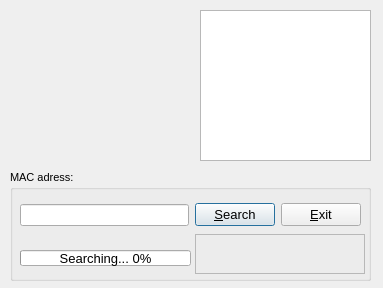
<?xml version="1.0" encoding="UTF-8"?>
<ui version="4.0">
 <class>MyDialogWindow</class>
 <widget class="QDialog" name="MyDialogWindow">
  <property name="geometry">
   <rect>
    <x>0</x>
    <y>0</y>
    <width>383</width>
    <height>288</height>
   </rect>
  </property>
  <property name="minimumSize">
   <size>
    <width>383</width>
    <height>288</height>
   </size>
  </property>
  <property name="maximumSize">
   <size>
    <width>383</width>
    <height>288</height>
   </size>
  </property>
  <property name="font">
   <font>
    <family>Segoe UI</family>
    <pointsize>10</pointsize>
   </font>
  </property>
  <property name="windowTitle">
   <string>Dialog</string>
  </property>
  <property name="windowIcon">
   <iconset resource="data.qrc">
    <normaloff>:/MacLookUp.png</normaloff>:/MacLookUp.png</iconset>
  </property>
  <property name="styleSheet">
   <string notr="true">background-image: url(:/Background.png);</string>
  </property>
  <widget class="QGroupBox" name="groupBox">
   <property name="geometry">
    <rect>
     <x>10</x>
     <y>170</y>
     <width>361</width>
     <height>111</height>
    </rect>
   </property>
   <property name="font">
    <font>
     <family>Segoe UI</family>
     <pointsize>8</pointsize>
    </font>
   </property>
   <property name="title">
    <string>MAC adress:</string>
   </property>
   <widget class="QWidget" name="layoutWidget">
    <property name="geometry">
     <rect>
      <x>10</x>
      <y>30</y>
      <width>341</width>
      <height>30</height>
     </rect>
    </property>
    <layout class="QHBoxLayout" name="horizontalLayout">
     <item>
      <widget class="QLineEdit" name="lineEdit"/>
     </item>
     <item>
      <widget class="QPushButton" name="Search_button">
       <property name="enabled">
        <bool>true</bool>
       </property>
       <property name="font">
        <font>
         <family>Segoe UI</family>
         <pointsize>10</pointsize>
        </font>
       </property>
       <property name="text">
        <string>&amp;Search</string>
       </property>
       <property name="autoDefault">
        <bool>true</bool>
       </property>
      </widget>
     </item>
     <item>
      <widget class="QPushButton" name="Close_button">
       <property name="font">
        <font>
         <family>Segoe UI</family>
         <pointsize>10</pointsize>
        </font>
       </property>
       <property name="text">
        <string>&amp;Exit</string>
       </property>
      </widget>
     </item>
    </layout>
   </widget>
   <widget class="QProgressBar" name="progressBar">
    <property name="geometry">
     <rect>
      <x>10</x>
      <y>80</y>
      <width>171</width>
      <height>16</height>
     </rect>
    </property>
    <property name="font">
     <font>
      <family>Segoe UI</family>
      <pointsize>10</pointsize>
     </font>
    </property>
    <property name="styleSheet">
     <string notr="true"/>
    </property>
    <property name="value">
     <number>0</number>
    </property>
    <property name="alignment">
     <set>Qt::AlignCenter</set>
    </property>
    <property name="textVisible">
     <bool>true</bool>
    </property>
    <property name="format">
     <string>Searching... %p%</string>
    </property>
   </widget>
   <widget class="QFrame" name="frame">
    <property name="geometry">
     <rect>
      <x>185</x>
      <y>64</y>
      <width>170</width>
      <height>40</height>
     </rect>
    </property>
    <property name="styleSheet">
     <string notr="true">image: url(:/logo.png);</string>
    </property>
    <property name="frameShape">
     <enum>QFrame::StyledPanel</enum>
    </property>
    <property name="frameShadow">
     <enum>QFrame::Raised</enum>
    </property>
   </widget>
  </widget>
  <widget class="QTextBrowser" name="textBrowser">
   <property name="geometry">
    <rect>
     <x>200</x>
     <y>10</y>
     <width>171</width>
     <height>151</height>
    </rect>
   </property>
  </widget>
  <action name="img">
   <property name="icon">
    <iconset>
     <normalon>MacLookUp.png</normalon>
    </iconset>
   </property>
   <property name="text">
    <string>OfflineMacFinder</string>
   </property>
   <property name="font">
    <font>
     <family>Segoe UI</family>
     <pointsize>10</pointsize>
    </font>
   </property>
  </action>
 </widget>
 <tabstops>
  <tabstop>lineEdit</tabstop>
  <tabstop>Search_button</tabstop>
  <tabstop>Close_button</tabstop>
  <tabstop>textBrowser</tabstop>
 </tabstops>
 <resources>
  <include location="data.qrc"/>
 </resources>
 <connections>
  <connection>
   <sender>Close_button</sender>
   <signal>clicked()</signal>
   <receiver>MyDialogWindow</receiver>
   <slot>close()</slot>
   <hints>
    <hint type="sourcelabel">
     <x>335</x>
     <y>216</y>
    </hint>
    <hint type="destinationlabel">
     <x>334</x>
     <y>334</y>
    </hint>
   </hints>
  </connection>
 </connections>
</ui>
